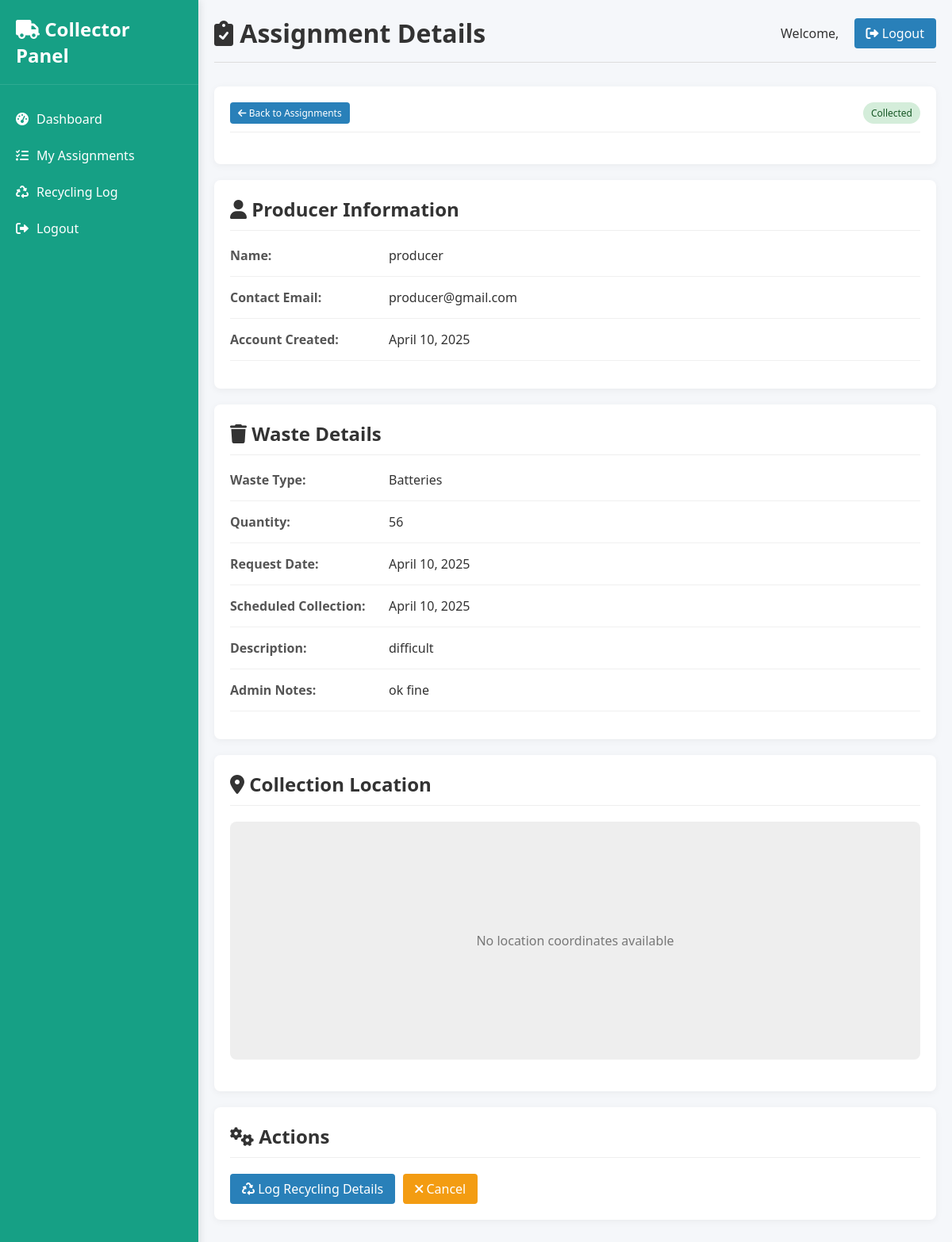
Screenshot of /accounts/collector/assignments/3/ (signed in) with the database file from the repository.
### accounts/models.py (models this page shows, shortened)
class CollectionRequest(models.Model):
    STATUS_CHOICES = [
        ('pending', 'Pending'),
        ('approved', 'Approved'),
        ('assigned', 'Assigned'),
        ('collected', 'Collected'),
        ('recycled', 'Recycled'),
        ('landfill', 'Sent to Landfill'),
        ('rejected', 'Rejected'),
    ]
    WASTE_TYPES = [
        ('electronics', 'Electronics'),
        ('batteries', 'Batteries'),
        ('appliances', 'Appliances'),
        ('other', 'Other'),
    ]
    DISPOSITION_CHOICES = [
        ('recycled', 'Recycled'),
        ('landfill', 'Sent to Landfill'),
        ('other', 'Other Disposition'),
    ]
    producer = models.ForeignKey(User, on_delete=models.CASCADE, related_name='requests')
    waste_type = models.CharField(max_length=20, choices=WASTE_TYPES)
    quantity = models.PositiveIntegerField()
    description = models.TextField(blank=True)
    status = models.CharField(max_length=20, choices=STATUS_CHOICES, default='pending')
    request_date = models.DateTimeField(auto_now_add=True)
    collection_date = models.DateField(null=True, blank=True)
    collector = models.ForeignKey(User, on_delete=models.SET_NULL, null=True, blank=True, related_name='assignments')
    admin_notes = models.TextField(blank=True)
    final_disposition = models.CharField(max_length=20, choices=DISPOSITION_CHOICES, null=True, blank=True)
    recycling_notes = models.TextField(blank=True)
    recycling_date = models.DateField(null=True, blank=True)
    actual_quantity = models.PositiveIntegerField(null=True, blank=True)

class User(AbstractUser):
    ROLE_CHOICES = [
        ('admin', 'Admin'),
        ('producer', 'E-Waste Producer'),
        ('collector', 'Collector & Recycler'),
    ]
    role = models.CharField(max_length=10, choices=ROLE_CHOICES, default='producer')
    address = models.TextField(blank=True, null=True)
    phone = models.CharField(max_length=20, blank=True, null=True)

### accounts/views.py (the view)
# urls.py: path('collector/assignments/<int:request_id>/', views.assignment_details, name='assignment_details'),
@login_required
def assignment_details(request, request_id):
    if request.user.role != 'collector':
        return HttpResponse("Unauthorized", status=403)
    collection_request = get_object_or_404(
        CollectionRequest,
        id=request_id,
        collector=request.user
    )
    if collection_request.status not in ['approved', 'assigned', 'collected']:
        return HttpResponse("This request is not available for viewing", status=403)
    context = {
        'request': collection_request
    }
    return render(request, 'accounts/collector_assignment_details.html', context)

### accounts/templates/accounts/collector_assignment_details.html (shortened to what this page needs)
<!DOCTYPE html>
<html lang="en">
<head>
    <link rel="stylesheet" href="https://cdnjs.cloudflare.com/ajax/libs/font-awesome/6.0.0/css/all.min.css">
</head>
<body>
<div class="sidebar" style="background-color: #16a085; color: white; padding: 20px 0; font-family: 'Segoe UI', Tahoma, Geneva, Verdana, sans-serif;">
    <div class="sidebar-header" style="padding: 0 20px 20px; border-bottom: 1px solid rgba(255,255,255,0.1);">
        <h2 style="color: white; font-size: 24px;"><i class="fas fa-truck"></i> Collector Panel</h2>
    </div>
    <div class="sidebar-menu" style="margin-top: 20px;">
        <a href="{% url 'accounts:collector_dashboard' %}"
           class="menu-item {% if request.resolver_match.url_name == 'collector_dashboard' %}active{% endif %}"
           style="padding: 12px 20px; color: white; text-decoration: none; display: flex; align-items: center; {% if request.resolver_match.url_name == 'collector_dashboard' %}background-color: #1abc9c;{% endif %}">
            <i class="fas fa-tachometer-alt" style="margin-right: 10px;"></i> Dashboard
        </a>
        <a href="{% url 'accounts:collector_assignments' %}"
           class="menu-item {% if request.resolver_match.url_name == 'collector_assignments' %}active{% endif %}"
           style="padding: 12px 20px; color: white; text-decoration: none; display: flex; align-items: center; {% if request.resolver_match.url_name == 'collector_assignments' %}background-color: #1abc9c;{% endif %}">
            <i class="fas fa-tasks" style="margin-right: 10px;"></i> My Assignments
        </a>
        <a href="{% url 'accounts:recycling_log' %}"
           class="menu-item {% if request.resolver_match.url_name == 'recycling_log' %}active{% endif %}"
           style="padding: 12px 20px; color: white; text-decoration: none; display: flex; align-items: center; {% if request.resolver_match.url_name == 'recycling_log' %}background-color: #1abc9c;{% endif %}">
            <i class="fas fa-recycle" style="margin-right: 10px;"></i> Recycling Log
        </a>
        <a href="{% url 'accounts:logout' %}"
           class="menu-item"
           style="padding: 12px 20px; color: white; text-decoration: none; display: flex; align-items: center;">
            <i class="fas fa-sign-out-alt" style="margin-right: 10px;"></i> Logout
        </a>
    </div>
</div>
<div class="main-content">
    <div class="header">
        <h1><i class="fas fa-clipboard-check"></i> Assignment Details</h1>
        <div>
            <span>Welcome, {{ request.user.username }}</span>
            <a href="{% url 'accounts:logout' %}" class="btn btn-primary" style="margin-left: 15px;">
                <i class="fas fa-sign-out-alt"></i> Logout
            </a>
        </div>
    </div>
    <div class="card">
        <div class="card-header">
            <div>
                <a href="{% url 'accounts:collector_assignments' %}" class="btn btn-primary btn-sm">
                    <i class="fas fa-arrow-left"></i> Back to Assignments
                </a>
            </div>
            <div>
                <span class="status-badge status-{{ request.status }}">
                    {{ request.get_status_display }}
                </span>
            </div>
        </div>
    </div>
    <div class="card">
        <div class="card-header">
            <h2><i class="fas fa-user"></i> Producer Information</h2>
        </div>
        <div class="detail-row">
            <div class="detail-label">Name:</div>
            <div class="detail-value">{{ request.producer.username }}</div>
        </div>
        <div class="detail-row">
            <div class="detail-label">Contact Email:</div>
            <div class="detail-value">{{ request.producer.email }}</div>
        </div>
        <div class="detail-row">
            <div class="detail-label">Account Created:</div>
            <div class="detail-value">{{ request.producer.date_joined|date:"F d, Y" }}</div>
        </div>
    </div>
    <div class="card">
        <div class="card-header">
            <h2><i class="fas fa-trash"></i> Waste Details</h2>
        </div>
        <div class="detail-row">
            <div class="detail-label">Waste Type:</div>
            <div class="detail-value">{{ request.get_waste_type_display }}</div>
        </div>
        <div class="detail-row">
            <div class="detail-label">Quantity:</div>
            <div class="detail-value">{{ request.quantity }}</div>
        </div>
        <div class="detail-row">
            <div class="detail-label">Request Date:</div>
            <div class="detail-value">{{ request.request_date|date:"F d, Y" }}</div>
        </div>
        <div class="detail-row">
            <div class="detail-label">Scheduled Collection:</div>
            <div class="detail-value">{{ request.collection_date|date:"F d, Y" }}</div>
        </div>
        {% if request.description %}
        <div class="detail-row">
            <div class="detail-label">Description:</div>
            <div class="detail-value">{{ request.description }}</div>
        </div>
        {% endif %}
        {% if request.admin_notes %}
        <div class="detail-row">
            <div class="detail-label">Admin Notes:</div>
            <div class="detail-value">{{ request.admin_notes }}</div>
        </div>
        {% endif %}
    </div>
    <div class="card">
        <div class="card-header">
            <h2><i class="fas fa-map-marker-alt"></i> Collection Location</h2>
        </div>
        {% if request.latitude and request.longitude %}
        <div class="map-container">
            <p>Map would be displayed here using coordinates: {{ request.latitude }}, {{ request.longitude }}</p>
        </div>
        {% else %}
        <div class="map-container">
            <p>No location coordinates available</p>
        </div>
        {% endif %}
    </div>
    <div class="card">
        <div class="card-header">
            <h2><i class="fas fa-cogs"></i> Actions</h2>
        </div>
        <div class="action-buttons">
            {% if request.status == 'assigned' %}
            <a href="{% url 'accounts:update_status' request.id %}?status=collected" class="btn btn-success">
                <i class="fas fa-check"></i> Mark as Collected
            </a>
            {% elif request.status == 'collected' %}
            <a href="{% url 'accounts:recycling_log' %}" class="btn btn-primary">
                <i class="fas fa-recycle"></i> Log Recycling Details
            </a>
            {% endif %}
            <a href="{% url 'accounts:collector_assignments' %}" class="btn btn-warning">
                <i class="fas fa-times"></i> Cancel
            </a>
        </div>
    </div>
</div>
</body>
</html>

### accounts/templates/accounts/collector_assignment_details.html (style rules this page uses)
:root { --primary: #2980b9; --secondary: #3498db; --success: #27ae60; --warning: #f39c12; --danger: #e74c3c; --light: #ecf0f1; --dark: #2c3e50; }
* { margin: 0; padding: 0; box-sizing: border-box; font-family: 'Segoe UI', Tahoma, Geneva, Verdana, sans-serif; }
body { background-color: #f5f7fa; color: #333; display: grid; grid-template-columns: 250px 1fr; min-height: 100vh; }
.sidebar { background: var(--primary); color: white; padding: 20px 0; box-shadow: 2px 0 10px rgba(0,0,0,0.1); }
.sidebar-header { padding: 0 20px 20px; border-bottom: 1px solid rgba(255,255,255,0.1); }
.sidebar-menu { margin-top: 20px; }
.menu-item { padding: 12px 20px; cursor: pointer; transition: all 0.3s; display: flex; align-items: center; color: white; text-decoration: none; }
.menu-item i { margin-right: 10px; }
.main-content { padding: 20px; }
.header { display: flex; justify-content: space-between; align-items: center; margin-bottom: 30px; padding-bottom: 15px; border-bottom: 1px solid #ddd; }
.card { background: white; border-radius: 8px; padding: 20px; box-shadow: 0 2px 10px rgba(0,0,0,0.05); margin-bottom: 20px; }
.card-header { display: flex; justify-content: space-between; align-items: center; margin-bottom: 20px; padding-bottom: 10px; border-bottom: 1px solid #eee; }
.detail-row { display: flex; margin-bottom: 15px; border-bottom: 1px solid #f0f0f0; padding-bottom: 15px; }
.detail-label { flex: 0 0 200px; font-weight: 600; color: #555; }
.detail-value { flex: 1; }
.btn { padding: 8px 15px; border-radius: 4px; border: none; cursor: pointer; font-weight: 500; transition: all 0.3s; text-decoration: none; display: inline-block; }
.btn-primary { background: var(--primary); color: white; }
.btn-warning { background: var(--warning); color: white; }
.btn-sm { padding: 5px 10px; font-size: 12px; }
.status-badge { padding: 5px 10px; border-radius: 20px; font-size: 12px; font-weight: 500; display: inline-block; }
.status-collected { background: #d4edda; color: #155724; }
.action-buttons { margin-top: 20px; display: flex; gap: 10px; }
.map-container { height: 300px; background-color: #eee; border-radius: 8px; margin: 20px 0; display: flex; align-items: center; justify-content: center; color: #777; }

### rows the page displays
CollectionRequest: status "Collected", producer.username "producer", producer.email "producer@gmail.com", producer.date_joined "April 10, 2025", waste_type "Batteries", quantity "56", request_date "April 10, 2025", collection_date "April 10, 2025", description "difficult", admin_notes "ok fine"
